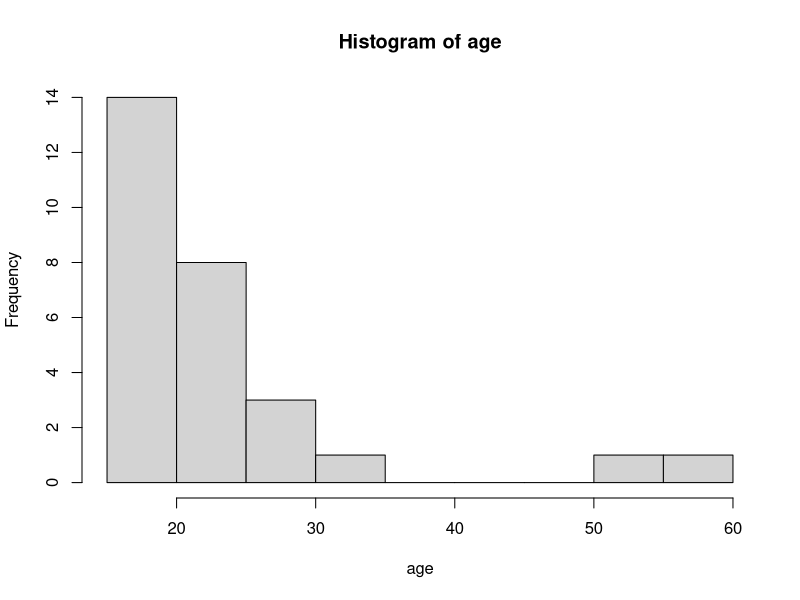

Write the R code that produced this figure.
# The goal of this exercise is to find the central tendency measures of a data set we generated

# Load the data we generated in the class (age)
age=c(17,27,19,23,25,20,54,21,22,22,20,19,19,28,20,19,20,19,21,59,19,19,20,21,29,21,20,35)

# Let's create a frequency table
# This is an intermediary step that reorganizes the original data (sorts it, and counts how many times each value occurs
# For this data, it is sufficient to refer to the variable "age" because it is just a vector (e.g., a series of numbers). 
# If age was a data frame, we would have to specify a column name using the "$" sign. For data frames the sequence is as follows:
# variableName$columnName. hypothetical Eg. rle(sort(age$myColumnName)
age_info = rle(sort(age))

# This is our frequency table
age_freq = data.frame(values=age_info$values, n=age_info$lengths)

# Display the frequency table and figure out the Mode of the distribution
age_freq

# Generate a histogram to get a better graphical snapshot of the data
# It should become clear that the data is highly skewed in the positive direction
hist(age)

# A partial calculation, needed for the mean is to sum all the scores. We save the result in a variable.
summed_age = sum(age)

# Another partial calculation is to find the sample size (n). We save this in a variable too.
sample_size = length(age)

# Calculate the mean by dividing the sum of scores with the sample size
mymean = summed_age/sample_size
mymean

# You can verify your calculations by using the built-in R function to compute the mean:
mean(age)

# Find the median of the data set
median(age)

# At the end of this exercise you should have a good understanding of how to calculate the central tendency measures of a continuous variable.
